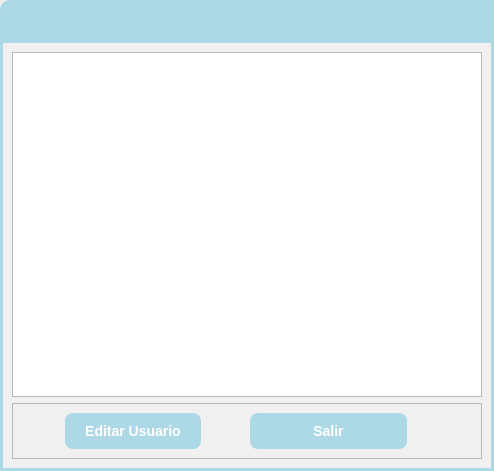
<?xml version="1.0" encoding="UTF-8"?>
<ui version="4.0">
 <class>Dialog</class>
 <widget class="QDialog" name="Dialog">
  <property name="geometry">
   <rect>
    <x>0</x>
    <y>0</y>
    <width>494</width>
    <height>471</height>
   </rect>
  </property>
  <property name="windowTitle">
   <string>Dialog</string>
  </property>
  <layout class="QVBoxLayout" name="verticalLayout">
   <property name="spacing">
    <number>0</number>
   </property>
   <property name="leftMargin">
    <number>0</number>
   </property>
   <property name="topMargin">
    <number>0</number>
   </property>
   <property name="rightMargin">
    <number>0</number>
   </property>
   <property name="bottomMargin">
    <number>0</number>
   </property>
   <item>
    <widget class="QFrame" name="menuBar_frame_2">
     <property name="minimumSize">
      <size>
       <width>0</width>
       <height>40</height>
      </size>
     </property>
     <property name="maximumSize">
      <size>
       <width>16777215</width>
       <height>40</height>
      </size>
     </property>
     <property name="styleSheet">
      <string notr="true">QFrame#menuBar_frame_2{
background-color: rgb(173, 216, 230);
border-top-left-radius: 10px;
}
</string>
     </property>
     <property name="frameShape">
      <enum>QFrame::StyledPanel</enum>
     </property>
     <property name="frameShadow">
      <enum>QFrame::Raised</enum>
     </property>
     <layout class="QHBoxLayout" name="horizontalLayout_5">
      <property name="spacing">
       <number>6</number>
      </property>
      <property name="leftMargin">
       <number>9</number>
      </property>
      <property name="topMargin">
       <number>0</number>
      </property>
      <property name="rightMargin">
       <number>15</number>
      </property>
      <property name="bottomMargin">
       <number>0</number>
      </property>
     </layout>
    </widget>
   </item>
   <item>
    <widget class="QFrame" name="central_frame">
     <property name="styleSheet">
      <string notr="true">QFrame#central_frame{
	border: 3px solid rgb(173, 216, 230); /* Bordes gruesos de color RGB(173, 216, 230) */
    background-color: rgb(240, 240, 240)
}

/* Estilo para QLabel */
QLabel {
    font-size: 16px;
    font-weight: bold;
    color: rgb(50, 50, 50);
    background-color: rgb(240, 240, 240);
    padding: 10px;
}

/* Estilo para QPushButton */
QPushButton {
    font-size: 14px;
    font-weight: bold;
    color: white;
    background-color: rgb(173, 216, 230);
    border: none;
    border-radius: 8px;
    padding: 10px 20px;
}

/* Efecto al pasar el mouse sobre el botón */
QPushButton:hover {
    background-color: rgb(150, 200, 220);
}

/* Efecto al presionar el botón */
QPushButton:pressed {
    background-color: rgb(130, 180, 200);
}
/* Estilo para QLineEdit */
QLineEdit {
    font-size: 14px;
    color: rgb(50, 50, 50);
    background-color: rgb(240, 240, 240);
    border: 2px solid rgb(173, 216, 230);
    border-radius: 5px;
    padding: 8px;
}

/* Efecto al pasar el mouse sobre el QLineEdit */
QLineEdit:hover {
    border: 2px solid rgb(150, 200, 220);
}

/* Efecto al estar enfocado en el QLineEdit */
QLineEdit:focus {
    border: 2px solid rgb(50, 150, 220);
}
</string>
     </property>
     <property name="frameShape">
      <enum>QFrame::StyledPanel</enum>
     </property>
     <property name="frameShadow">
      <enum>QFrame::Raised</enum>
     </property>
     <layout class="QVBoxLayout" name="verticalLayout_3">
      <item>
       <widget class="QTableView" name="user_tableView"/>
      </item>
      <item>
       <widget class="QFrame" name="buttons_frame">
        <property name="frameShape">
         <enum>QFrame::StyledPanel</enum>
        </property>
        <property name="frameShadow">
         <enum>QFrame::Raised</enum>
        </property>
        <layout class="QHBoxLayout" name="horizontalLayout">
         <item alignment="Qt::AlignHCenter">
          <widget class="QPushButton" name="editar_pushButton">
           <property name="text">
            <string>Editar Usuario</string>
           </property>
          </widget>
         </item>
         <item alignment="Qt::AlignLeft">
          <widget class="QPushButton" name="cancel_pushButton">
           <property name="minimumSize">
            <size>
             <width>157</width>
             <height>0</height>
            </size>
           </property>
           <property name="maximumSize">
            <size>
             <width>157</width>
             <height>16777215</height>
            </size>
           </property>
           <property name="text">
            <string>Salir</string>
           </property>
          </widget>
         </item>
        </layout>
       </widget>
      </item>
     </layout>
    </widget>
   </item>
  </layout>
 </widget>
 <resources>
  <include location="../icons.qrc"/>
  <include location="../icons.qrc"/>
 </resources>
 <connections/>
</ui>
